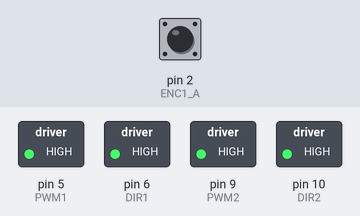
A sketch run on a simulated Arduino Uno, built with avr-gcc and run on an emulated ATmega328P. Parts: switched loads named in the sketch (green lamp = pin HIGH). The inputs (shaded band) are chosen by the test bench; at power-on: pin 2 (ENC1_A) HIGH. What the sketch prints to the serial monitor is not drawn.

Above: at 0.2 s.
Timing chart, 0 to 1.7 s (numbered marks = the images above):
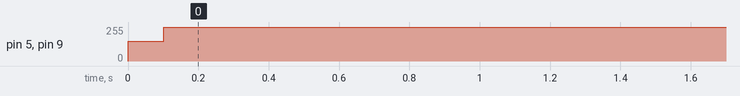

The sketch:

pidConWInterrupts.ino
```cpp
#include <PID_v1.h>

// Motor 1 Driver Pins
#define PWM1 5   // Left Motor PWM
#define DIR1 6   // Left Motor Direction

// Motor 2 Driver Pins
#define PWM2 9   // Right Motor PWM
#define DIR2 10  // Right Motor Direction

// Encoder 1 Pins (Left Motor)
#define ENC1_A 2
#define ENC1_B 3

// Encoder 2 Pins (Right Motor)
#define ENC2_A 4
#define ENC2_B 7

// Encoder and Motor Parameters
#define CPR 25916
#define SAMPLE_TIME 100  // Sampling time in milliseconds (adjustable)

// **Updated PID Values**
double Kp = 5.0, Ki = 0.8, Kd = 0.1;

// Variables for PID control
double setpoint1, setpoint2;
double input1, input2;
double output1, output2;

// PID Controllers
PID pid1(&input1, &output1, &setpoint1, Kp, Ki, Kd, DIRECT);
PID pid2(&input2, &output2, &setpoint2, Kp, Ki, Kd, DIRECT);

// **Interrupt-based Encoder Counters**
volatile long count1 = 0, count2 = 0;
unsigned long prevTime = 0;

// Interrupt Service Routine for Encoder 1 (Left Motor)
void encoder1ISR() {
    count1++;
}

// Interrupt Service Routine for Encoder 2 (Right Motor)
void encoder2ISR() {
    count2++;
}

// **Fix Motor 2's Negative RPM Issue**
double computeRPM(long deltaCount, int motorID) {
    double timeFactor = (60000.0 / SAMPLE_TIME);  // Adjust factor based on sampling time
    if (motorID == 2) {
        return (deltaCount * timeFactor) / CPR;  // Inverted RPM for Motor 2
    } else {
        return (deltaCount * timeFactor) / CPR;
    }
}

void setup() {
    Serial.begin(115200);

    // Motor Driver Pins as Output
    pinMode(PWM1, OUTPUT);
    pinMode(DIR1, OUTPUT);
    pinMode(PWM2, OUTPUT);
    pinMode(DIR2, OUTPUT);

    // Encoder Pins as Input
    pinMode(ENC1_A, INPUT_PULLUP);
    pinMode(ENC1_B, INPUT_PULLUP);
    pinMode(ENC2_A, INPUT_PULLUP);
    pinMode(ENC2_B, INPUT_PULLUP);

    // Attach Interrupts for Encoder A Signals
    attachInterrupt(digitalPinToInterrupt(ENC1_A), encoder1ISR, RISING);
    attachInterrupt(digitalPinToInterrupt(ENC2_A), encoder2ISR, RISING);

    // Initialize PID controllers
    pid1.SetMode(AUTOMATIC);
    pid2.SetMode(AUTOMATIC);

    // Ensure minimum PWM to start movement
    pid1.SetOutputLimits(100, 255);
    pid2.SetOutputLimits(100, 255);

    Serial.println("PID Speed Control with Interrupt-Based Encoders Started");

    // Start Motors
    moveForward(150);  // Initial speed for testing
}

void loop() {
    unsigned long currentTime = millis();

    // **Set realistic RPM target**
    setpoint1 = 90;
    setpoint2 = 90;

    if (currentTime - prevTime >= SAMPLE_TIME) {
        prevTime = currentTime;

        // Compute RPM from interrupt-based encoder counts
        input1 = computeRPM(count1, 1);
        input2 = computeRPM(count2, 2);  // Fixed negative RPM issue

        // Reset encoder counters after reading
        count1 = 0;
        count2 = 0;

        // Compute PID outputs
        pid1.Compute();
        pid2.Compute();

        moveMotors((int)output1, (int)output2);

        // **Print debug information**
        Serial.print("Target RPM: "); Serial.print(setpoint1);
        Serial.print(" | Motor 1 RPM: "); Serial.print(input1);
        Serial.print(" | Motor 2 RPM: "); Serial.print(input2);
        Serial.print(" | PWM1: "); Serial.print(output1);
        Serial.print(" | PWM2: "); Serial.println(output2);
    }
}

// **Fix: Ensure Minimum PWM to Start Moving**
void moveMotors(int speed1, int speed2) {
    if (speed1 > 0 && speed1 < 100) speed1 = 100;
    if (speed2 > 0 && speed2 < 100) speed2 = 100;

    if (speed1 >= 0) {
        digitalWrite(DIR1, HIGH);
        analogWrite(PWM1, speed1);
    } else {
        digitalWrite(DIR1, LOW);
        analogWrite(PWM1, -speed1);
    }

    if (speed2 >= 0) {
        digitalWrite(DIR2, HIGH);
        analogWrite(PWM2, speed2);
    } else {
        digitalWrite(DIR2, LOW);
        analogWrite(PWM2, -speed2);
    }
}

// Function to move forward at a given PWM speed
void moveForward(int speed) {
    digitalWrite(DIR1, HIGH);
    digitalWrite(DIR2, HIGH);
    analogWrite(PWM1, speed);
    analogWrite(PWM2, speed);
}

// Function to stop motors
void stopMotors() {
    analogWrite(PWM1, 0);
    analogWrite(PWM2, 0);
}
```

Measured:
- by itself, pin 5 (PWM1), pin 9 (PWM2): 150/255 → 255/255 at 0.10 s
